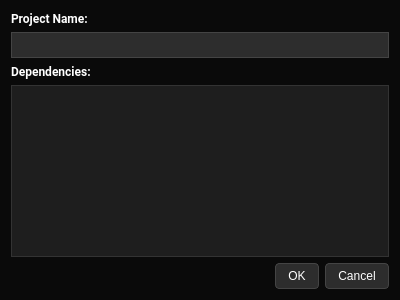
<?xml version="1.0" encoding="UTF-8"?>
<ui version="4.0">
 <class>Dialog</class>
 <widget class="QDialog" name="Dialog">
  <property name="geometry">
   <rect>
    <x>0</x>
    <y>0</y>
    <width>400</width>
    <height>300</height>
   </rect>
  </property>
  <property name="windowTitle">
   <string>Project Configurator</string>
  </property>
  <property name="styleSheet">
   <string notr="true">QDialog {
	background-color: #0a0a0a;
	color: #ffffff;
}
QLabel {
	color: #ffffff;
}
QLineEdit {
	background-color: #2d2d2d;
	color: #ffffff;
	border: 1px solid #444444;
	padding: 4px;
}
QListWidget {
	background-color: #1e1e1e;
	color: #ffffff;
	border: 1px solid #333333;
}
QDialogButtonBox {
	background-color: #0a0a0a;
	border: none;
}
QPushButton {
	background-color: #2d2d2d;
	color: #ffffff;
	border: 1px solid #444444;
	padding: 5px 12px;
	border-radius: 4px;
}
QPushButton:hover {
	background-color: #3d3d3d;
}
QPushButton:pressed {
	background-color: #4d4d4d;
}
/* Target the OK button specifically when disabled */
QPushButton#okButton:enabled {
	background-color: #555555;  // A grayer tone
	color: #aaaaaa;             // Light grey text
	border: 1px solid #444444;
}</string>
  </property>
  <layout class="QVBoxLayout" name="verticalLayout">
   <item>
    <widget class="QLabel" name="porjectNameTitle">
     <property name="font">
      <font>
       <family>Roboto</family>
       <bold>true</bold>
      </font>
     </property>
     <property name="text">
      <string>Project Name:</string>
     </property>
    </widget>
   </item>
   <item>
    <widget class="QLineEdit" name="projectNameLineEdit"/>
   </item>
   <item>
    <widget class="QLabel" name="dependenciesListTitle">
     <property name="font">
      <font>
       <family>Roboto</family>
       <bold>true</bold>
      </font>
     </property>
     <property name="text">
      <string>Dependencies:</string>
     </property>
    </widget>
   </item>
   <item>
    <widget class="QListWidget" name="dependenciesListWidget">
     <property name="selectionMode">
      <enum>QAbstractItemView::MultiSelection</enum>
     </property>
    </widget>
   </item>
   <item>
    <widget class="QDialogButtonBox" name="buttonBox">
     <property name="orientation">
      <enum>Qt::Horizontal</enum>
     </property>
     <property name="standardButtons">
      <set>QDialogButtonBox::Cancel|QDialogButtonBox::Ok</set>
     </property>
    </widget>
   </item>
  </layout>
 </widget>
 <resources/>
 <connections>
  <connection>
   <sender>buttonBox</sender>
   <signal>accepted()</signal>
   <receiver>Dialog</receiver>
   <slot>accept()</slot>
   <hints>
    <hint type="sourcelabel">
     <x>248</x>
     <y>254</y>
    </hint>
    <hint type="destinationlabel">
     <x>157</x>
     <y>274</y>
    </hint>
   </hints>
  </connection>
  <connection>
   <sender>buttonBox</sender>
   <signal>rejected()</signal>
   <receiver>Dialog</receiver>
   <slot>reject()</slot>
   <hints>
    <hint type="sourcelabel">
     <x>316</x>
     <y>260</y>
    </hint>
    <hint type="destinationlabel">
     <x>286</x>
     <y>274</y>
    </hint>
   </hints>
  </connection>
 </connections>
</ui>
